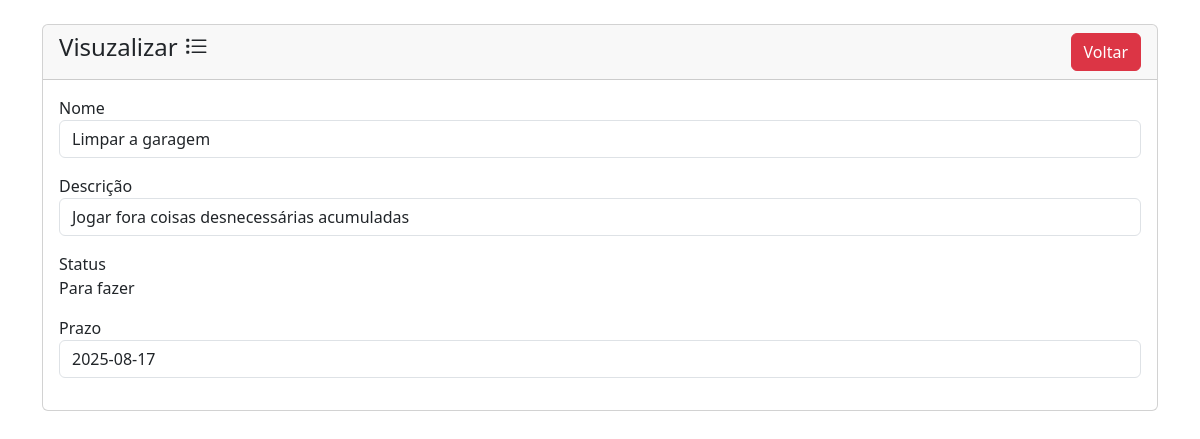
Screenshot of /todolist/viwer.php?id=6 with the database file from the repository.
### tables this page shows
CREATE TABLE `lista_de_tarefas` (
  `id` bigint(20) UNSIGNED NOT NULL,
  `nome` varchar(255) NOT NULL,
  `descricao` varchar(255) DEFAULT NULL,
  `status` bigint(20) NOT NULL,
  `data_limite` date NOT NULL
);

### todolist/viwer.php (the view, shortened to what this page needs)
<?php
require 'conexaolist.php';
function transformarStatus($status) {
    if ($status == 0) {
        return "Para fazer";
    } elseif ($status == 1) {
        return  "Em Andamento";
    } else {
        return "Concluída";
    }
}
?>
<!DOCTYPE html>
<html lang="pt-BR">
<head>
    <link href="https://cdn.jsdelivr.net/npm/bootstrap@5.3.3/dist/css/bootstrap.min.css" rel="stylesheet">
    <link rel="stylesheet" href="https://cdn.jsdelivr.net/npm/bootstrap-icons@1.11.3/font/bootstrap-icons.min.css">
</head>
<body>
    <div class="container mt-4">
        <div class="row">
            <div class="col-md-12">
                <div class="card">
                    <div class="card-header">
                        <h4>
                            Visuzalizar <i class="bi bi-list-task"></i>
                            <a href="index.php" class="btn btn-danger float-end">Voltar</a>
                        </h4>
                    </div>
                    <div class="card-body">
                        <?php
                        if(isset($_GET['id'])) {
                            $lista_id = mysqli_real_escape_string($conexao, $_GET['id']);
                            $sql = "SELECT * FROM lista_de_tarefas WHERE id='$lista_id'";
                            $query = mysqli_query($conexao, $sql);
                            if (mysqli_num_rows($query) > 0) {
                                $lista = mysqli_fetch_array($query);
                              ?>
                            <div class="mb-3">
                                <label>Nome</label>
                                <p class="form-control">
                                <?=$lista['nome'];?>
                                </p>
                            </div>
                            <div class="mb-3">
                                <label>Descrição</label>
                                <p class="form-control">
                                <?=$lista['descricao'];?>
                                </p>
                            </div>
                            <div class="mb-3">
                                <label>Status</label>
                                <p>
                                <?=transformarStatus($lista['status'])?>
                                </p>
                            </div>
                            <div class="mb-3">
                                <label>Prazo</label>
                                <p class="form-control">
                                <?=$lista['data_limite'];?>
                                </p>
                            </div>
                        <?php
                        }else{
                            echo"<h5>Tarefa não encontrada</h5>";
                        }
                       }
                    ?>
                    </div>
                </div>
            </div>
        </div>
    </div>
</body>
</html>

### rows the page displays
lista_de_tarefas: nome "Limpar a garagem", descricao "Jogar fora coisas desnecessárias acumuladas", data_limite "2025-08-17"
